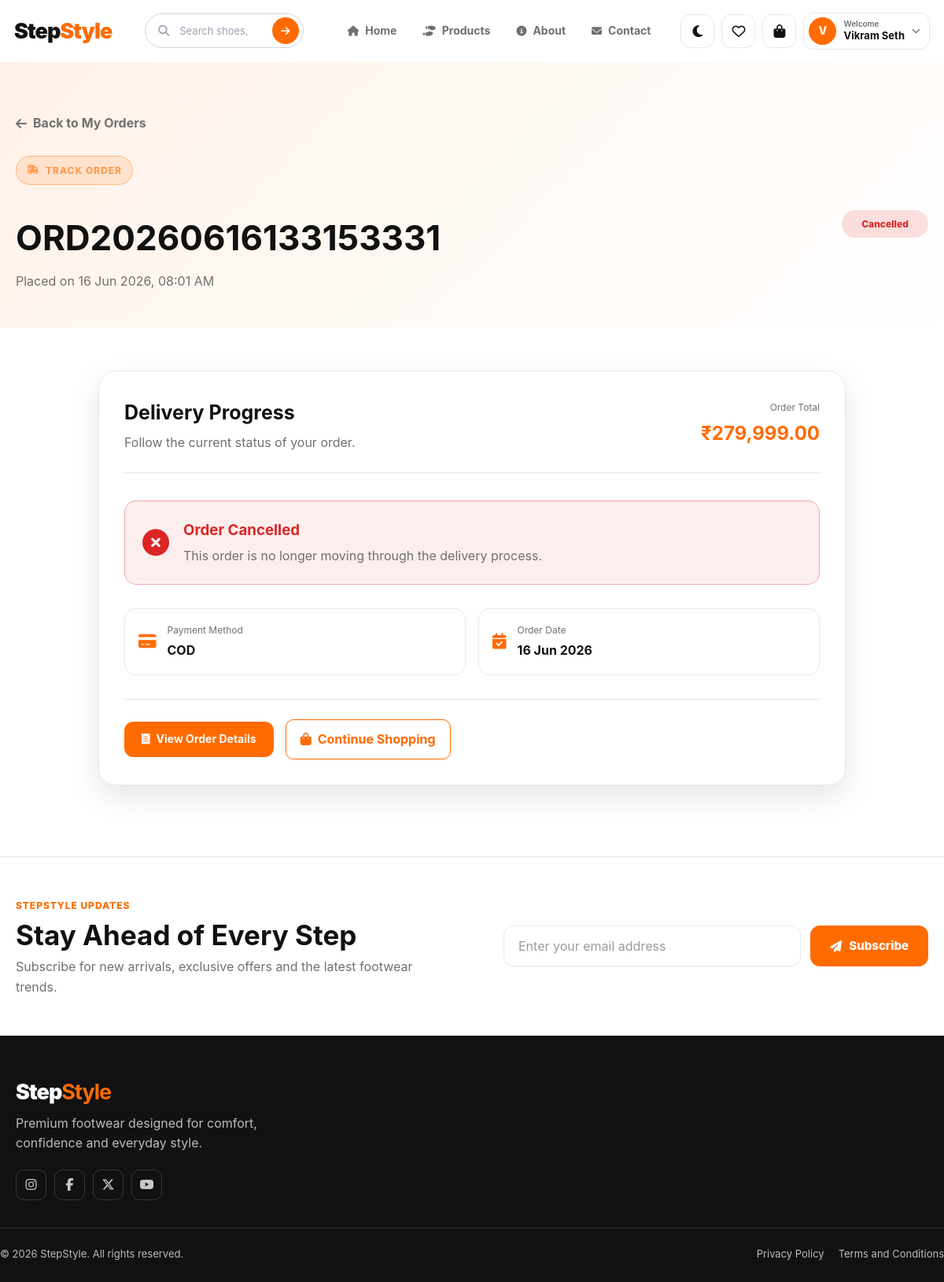
The app's page /track-order.php?id=6 (signed in) with its own data.
### tables this page shows
CREATE TABLE `users` (
  `id` int(11) NOT NULL,
  `name` varchar(150) NOT NULL,
  `email` varchar(150) NOT NULL,
  `phone` varchar(20) DEFAULT NULL,
  `gender` enum('Male','Female','Other') DEFAULT NULL,
  `date_of_birth` date DEFAULT NULL,
  `address` text DEFAULT NULL,
  `city` varchar(100) DEFAULT NULL,
  `state` varchar(100) DEFAULT NULL,
  `postal_code` varchar(20) DEFAULT NULL,
  `profile_image` varchar(255) DEFAULT NULL,
  `password` varchar(255) NOT NULL,
  `role` enum('admin','customer') DEFAULT 'customer',
  `status` enum('active','blocked') DEFAULT 'active',
  `created_at` timestamp NOT NULL DEFAULT current_timestamp(),
  `updated_at` timestamp NOT NULL DEFAULT current_timestamp() ON UPDATE current_timestamp(),
  `account_status` enum('active','deleted') NOT NULL DEFAULT 'active',
  `deleted_at` datetime DEFAULT NULL
);

CREATE TABLE `orders` (
  `id` int(11) NOT NULL,
  `user_id` int(11) NOT NULL,
  `order_number` varchar(100) DEFAULT NULL,
  `total_amount` decimal(10,2) NOT NULL,
  `payment_method` varchar(50) DEFAULT 'COD',
  `status` enum('Pending','Confirmed','Processing','Shipped','Out For Delivery','Delivered','Cancelled','Returned','Refunded') DEFAULT 'Pending',
  `stock_restored` tinyint(1) NOT NULL DEFAULT 0,
  `stock_restored_at` datetime DEFAULT NULL,
  `created_at` timestamp NOT NULL DEFAULT current_timestamp()
);

### track-order.php (the view, shortened to what this page needs)
<?php
require_once __DIR__ . '/includes/auth.php';
$userId = (int) ($_SESSION['user_id'] ?? 0);
$orderId = filter_input(
    INPUT_GET,
    'id',
    FILTER_VALIDATE_INT
);
$orderStatement = $db->prepare("
    SELECT
        id,
        order_number,
        total_amount,
        payment_method,
        status,
        created_at
    FROM orders
    WHERE id = ?
    AND user_id = ?
    LIMIT 1
");
$orderStatement->execute([
    $orderId,
    $userId
]);
$order = $orderStatement->fetch(
    PDO::FETCH_ASSOC
);
$currentStatus = $order['status'];
$isCancelled = in_array(
    $currentStatus,
    [
        'Cancelled',
        'Returned',
        'Refunded'
    ],
    true
);
$statusClass = strtolower(
    str_replace(
        [' ', '_'],
        '-',
        $currentStatus
    )
);
require_once __DIR__ . '/includes/header.php';
?>
<main class="track-order-page">
    <section class="track-order-header">
        <div class="container">
            <a
                href="<?= SITE_URL ?>/orders.php"
                class="order-back-link"
            >
                <i class="fa-solid fa-arrow-left"></i>
                Back to My Orders
            </a>
            <div class="track-order-heading">
                <div>
                    <span class="hero-badge">
                        <i class="fa-solid fa-truck-fast"></i>
                        Track Order
                    </span>
                    <h1>
                        <?= htmlspecialchars(
                            $order['order_number']
                        ) ?>
                    </h1>
                    <p>
                        Placed on
                        <?= date(
                            'd M Y, h:i A',
                            strtotime($order['created_at'])
                        ) ?>
                    </p>
                </div>
                <span
                    class="order-status order-status-<?= htmlspecialchars(
                        $statusClass
                    ) ?>"
                >
                    <?= htmlspecialchars($currentStatus) ?>
                </span>
            </div>
        </div>
    </section>
    <section class="track-order-content">
        <div class="container">
            <div class="tracking-card">
                <div class="tracking-card-heading">
                    <div>
                        <h2>Delivery Progress</h2>
                        <p>
                            Follow the current status of your order.
                        </p>
                    </div>
                    <div class="tracking-order-total">
                        <span>Order Total</span>
                        <strong>
                            ₹<?= number_format(
                                (float) $order['total_amount'],
                                2
                            ) ?>
                        </strong>
                    </div>
                </div>
                <?php if ($isCancelled): ?>
                    <div class="tracking-cancelled-message">
                        <i class="fa-solid fa-circle-xmark"></i>
                        <div>
                            <h3>
                                Order <?= htmlspecialchars(
                                    $currentStatus
                                ) ?>
                            </h3>
                            <p>
                                This order is no longer moving
                                through the delivery process.
                            </p>
                        </div>
                    </div>
                <?php endif; ?>
                <div class="tracking-information-grid">
                    <div class="tracking-information-item">
                        <i class="fa-solid fa-credit-card"></i>
                        <div>
                            <span>Payment Method</span>
                            <strong>
                                <?= htmlspecialchars(
                                    $order['payment_method']
                                ) ?>
                            </strong>
                        </div>
                    </div>
                    <div class="tracking-information-item">
                        <i class="fa-solid fa-calendar-check"></i>
                        <div>
                            <span>Order Date</span>
                            <strong>
                                <?= date(
                                    'd M Y',
                                    strtotime(
                                        $order['created_at']
                                    )
                                ) ?>
                            </strong>
                        </div>
                    </div>
                </div>
                                <div class="tracking-actions">
                    <a
                        href="<?= SITE_URL ?>/order-details.php?id=<?= (int) $order['id'] ?>"
                        class="btn"
                    >
                        <i class="fa-solid fa-receipt"></i>
                        View Order Details
                    </a>
                    <a
                        href="<?= SITE_URL ?>/shop.php"
                        class="order-continue-shopping"
                    >
                        <i class="fa-solid fa-bag-shopping"></i>
                        Continue Shopping
                    </a>
                </div>
            </div>
        </div>
    </section>
</main>
<?php
require_once __DIR__ . '/includes/footer.php';
?>

### includes/header.php (shortened to what this page needs)
<?php
require_once __DIR__ . '/db.php';
$currentPage = basename(
    $_SERVER['PHP_SELF'] ?? ''
);
$isLoggedIn = isset(
    $_SESSION['user_id']
);
$currentUser = [
    'name' => 'My Account',
    'email' => ''
];
if($isLoggedIn){
    $userId = (int)$_SESSION['user_id'];
    try{
        $userStmt = $db->prepare("
            SELECT
                name,
                email
            FROM users
            WHERE id = ?
            LIMIT 1
        ");
        $userStmt->execute([
            $userId
        ]);
        $userData = $userStmt->fetch(
            PDO::FETCH_ASSOC
        );
        if($userData){
            $currentUser = [
                'name' => $userData['name'] ?? 'My Account',
                'email' => $userData['email'] ?? ''
            ];
        }
    }catch(PDOException $exception){
        $cartCount = 0;
        $wishlistCount = 0;
    }
}
$userInitial = strtoupper(
    substr(
        trim($currentUser['name']),
        0,
        1
    )
);
if(!function_exists('isActivePage')){
    function isActivePage(
        string $page,
        string $currentPage
    ): string {
        return $page === $currentPage
            ? 'active'
            : '';
    }
}
$stylePath =
    __DIR__ . '/../assets/css/style.css';
$styleVersion =
    file_exists($stylePath)
        ? filemtime($stylePath)
        : time();
?>
<!DOCTYPE html>
<html lang="en">
<head>
    <link
        rel="stylesheet"
        href="<?= SITE_URL ?>/assets/css/style.css?v=<?= $styleVersion ?>"
    >
    <link
        rel="stylesheet"
        href="https://cdnjs.cloudflare.com/ajax/libs/font-awesome/6.5.2/css/all.min.css"
    >
</head>
<body>
<header class="site-header">
    <div class="header-container">
        <a
            href="<?= SITE_URL ?>/index.php"
            class="site-logo"
            aria-label="StepStyle homepage"
        >
            <span class="logo-step">
                Step
            </span>
            <span class="logo-style">
                Style
            </span>
        </a>
<form
    method="GET"
    action="<?= SITE_URL ?>/shop.php"
    class="header-search-form"
    role="search"
>
    <div class="header-search-box">
        <i class="fa-solid fa-magnifying-glass"></i>
        <input
            type="search"
            name="search"
            value="<?= htmlspecialchars(
                trim($_GET['search'] ?? '')
            ) ?>"
            placeholder="Search shoes, brands or categories..."
            aria-label="Search products"
            autocomplete="off"
        >
        <button
            type="submit"
            aria-label="Submit search"
            title="Search"
        >
            <i class="fa-solid fa-arrow-right"></i>
        </button>
    </div>
</form>
        <nav
            class="main-navigation"
            id="mainNavigation"
        >
            <a
                href="<?= SITE_URL ?>/index.php"
                class="nav-link <?= isActivePage(
                    'index.php',
                    $currentPage
                ) ?>"
            >
                <i class="fa-solid fa-house"></i>
                <span>Home</span>
            </a>
            <a
                href="<?= SITE_URL ?>/shop.php"
                class="nav-link <?= in_array(
                    $currentPage,
                    [
                        'shop.php',
                        'product.php'
                    ],
                    true
                )
                    ? 'active'
                    : '' ?>"
            >
                <i class="fa-solid fa-shoe-prints"></i>
                <span>Products</span>
            </a>
            <a
                href="<?= SITE_URL ?>/about.php"
                class="nav-link <?= isActivePage(
                    'about.php',
                    $currentPage
                ) ?>"
            >
                <i class="fa-solid fa-circle-info"></i>
                <span>About</span>
            </a>
            <a
                href="<?= SITE_URL ?>/contact.php"
                class="nav-link <?= isActivePage(
                    'contact.php',
                    $currentPage
                ) ?>"
            >
                <i class="fa-solid fa-envelope"></i>
                <span>Contact</span>
            </a>
        </nav>
        <div class="header-actions">
            <button
                type="button"
                class="header-icon-button theme-toggle-button"
                id="darkModeBtn"
                aria-label="Toggle dark and light mode"
                title="Toggle theme"
            >
            </button>
            <a
                href="<?= SITE_URL ?>/wishlist.php"
                class="header-icon-button <?= isActivePage(
                    'wishlist.php',
                    $currentPage
                ) ?>"
                aria-label="Wishlist"
                title="Wishlist"
            >
                <i class="fa-regular fa-heart"></i>
            </a>
            <a
                href="<?= SITE_URL ?>/cart.php"
                class="header-icon-button <?= isActivePage(
                    'cart.php',
                    $currentPage
                ) ?>"
                aria-label="Shopping cart"
                title="Cart"
            >
                <i class="fa-solid fa-bag-shopping"></i>
            </a>
            <?php if($isLoggedIn): ?>
                <div class="account-menu">
                    <button
                        type="button"
                        class="account-menu-button"
                        aria-label="Open account menu"
                        aria-haspopup="true"
                        aria-expanded="false"
                    >
                        <span class="account-avatar">
                            <?= htmlspecialchars(
                                $userInitial
                            ) ?>
                        </span>
                        <span class="account-button-details">
                            <small>Welcome</small>
                            <strong>
                                <?= htmlspecialchars(
                                    $currentUser['name']
                                ) ?>
                            </strong>
                        </span>
                        <i class="fa-solid fa-chevron-down"></i>
                    </button>
                </div>
            <?php endif; ?>
        </div>
    </div>
</header>

### records on screen
users: userInitial "V", name "Vikram Seth"
orders: order_number "ORD20260616133153331", created_at "16 Jun 2026, 08:01 AM", status "Cancelled", total_amount "279,999.00", payment_method "COD", created_at "16 Jun 2026"
